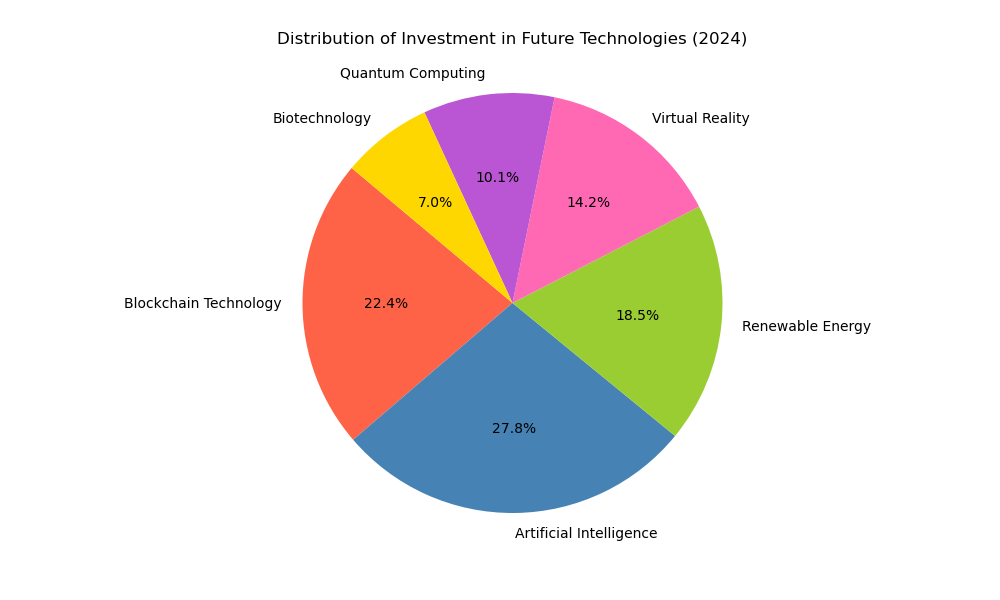

Recreate this plot in Python.
import matplotlib.pyplot as plt

# Table data
category = ['Blockchain Technology', 'Artificial Intelligence', 'Renewable Energy', 'Virtual Reality', 'Quantum Computing', 'Biotechnology']
percentage = [22.4, 27.8, 18.5, 14.2, 10.1, 7.0]
colors = ['#FF6347', '#4682B4', '#9ACD32', '#FF69B4', '#BA55D3', '#FFD700']

# Plot
fig, ax = plt.subplots(figsize=(10, 6))  # Change width and height of the chart
ax.pie(percentage, labels=category, autopct='%1.1f%%', startangle=140, colors=colors)
ax.axis('equal')  # Equal aspect ratio ensures that pie is drawn as a circle.

plt.title('Distribution of Investment in Future Technologies (2024)', pad=20)
plt.show()
